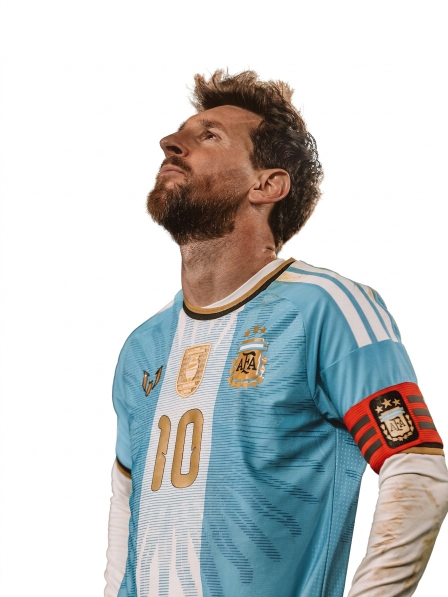
#> input picture 05-design/shared/subscription-cards/photos/originals/001-argentina-kit-10.jpg, 896 x 1194 px (shown at 1/2 size)
$ python cutout-white.py originals/001-argentina-kit-10.jpg
#> lines starting #> are read from the running program, lines starting #| are printed output that depends on the picture; after the words box and inside, x2 and y2 are one past the last pixel; in counts of white or black regions, pixels touching at a corner belong together
"""Cut a photo out of its plain white background (no AI model needed).
Usage: python3 cutout-white.py [--holes N] originals/001-....jpg [more files]  ->  transparent/<name>.png
--holes N also clears enclosed white areas of at least N pixels (the gap between an arm and the body).
Floods inward from the image border through near-white pixels, so white shirts and teeth inside the
person are kept. The edge is eroded 1 px and softened, and white fringe is removed from edge pixels."""
import sys
from pathlib import Path
import numpy as np
from PIL import Image, ImageFilter
from scipy.ndimage import label, binary_erosion

OUT = Path(__file__).resolve().parent / "transparent"
OUT.mkdir(exist_ok=True)
LIMIT = 238  # a pixel counts as background when its darkest channel is at least this bright

args = sys.argv[1:]
HOLES = 0
if args[:1] == ["--holes"]:
    HOLES, args = int(args[1]), args[2:]

for src in args:
    rgb = np.asarray(Image.open(src).convert("RGB")).astype(np.float32)
    near_white = rgb.min(axis=2) >= LIMIT
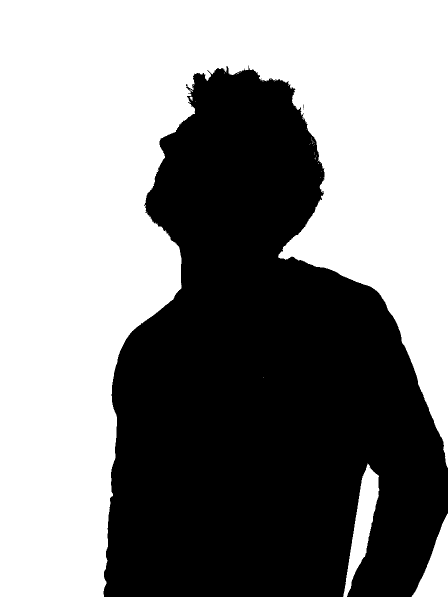
#> near_white: shape (1194, 896) bool (shown at 1/2 size); 54.2% white; 6 black regions (5 under 20 px), largest, box (x1, y1, x2, y2) and area: (207, 131, 896, 1194) 489884
    regions, _ = label(near_white)
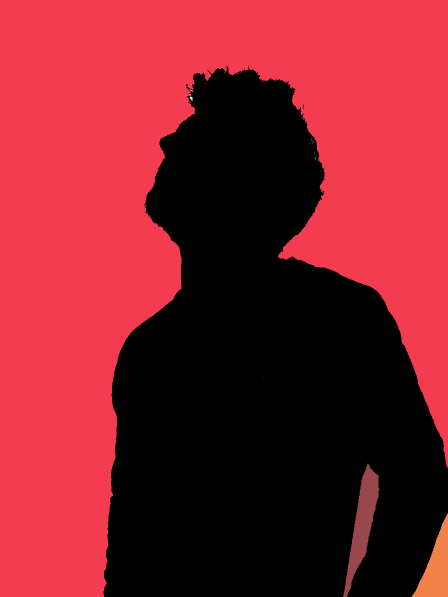
#> regions: shape (1194, 896) int32 (shown at 1/2 size); 63 distinct labels, from 0 to 62; one colour per label, 0 black
    border = np.unique(np.concatenate([regions[0], regions[-1], regions[:, 0], regions[:, -1]]))
#> border = [0, 1, 61, 62]
    bg = np.isin(regions, border[border != 0])
#> bg: shape (1194, 896) bool; 54.2% white; 6 black regions (5 under 20 px), largest, box (x1, y1, x2, y2) and area: (207, 131, 896, 1194) 490004
    if HOLES:
        sizes = np.bincount(regions.ravel())
        bg |= np.isin(regions, np.flatnonzero(sizes >= HOLES)[1:])
    person = ~bg
    person = binary_erosion(person, iterations=1)
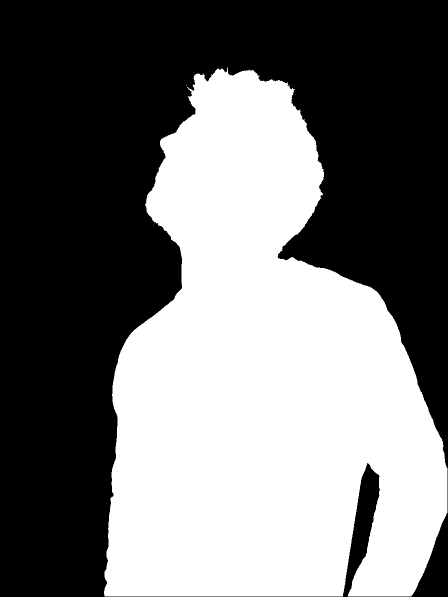
#> person: shape (1194, 896) bool (shown at 1/2 size); 45.4% white; 3 white regions (2 under 20 px), largest, box (x1, y1, x2, y2) and area: (208, 134, 895, 1193) 486055
    alpha = Image.fromarray((person * 255).astype(np.uint8)).filter(ImageFilter.GaussianBlur(1.1))
    a = np.asarray(alpha).astype(np.float32) / 255
    # un-mix the white that bled into soft edge pixels
    edge = (a > 0) & (a < 1)
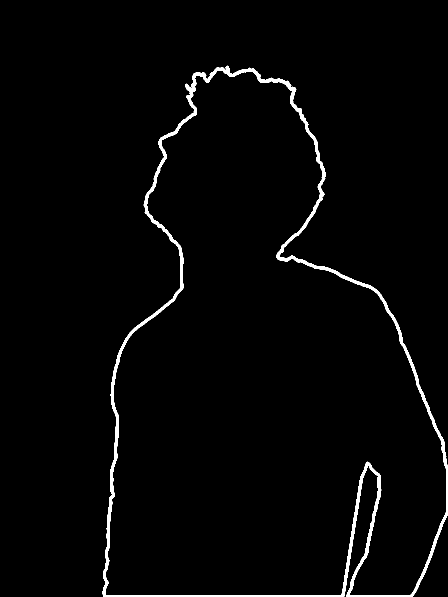
#> edge: shape (1194, 896) bool (shown at 1/2 size); 2.1% white; 1 white region, box (x1, y1, x2, y2) and area: (205, 131, 896, 1194) 21991
    out = rgb.copy()
    out[edge] = np.clip((rgb[edge] - 255 * (1 - a[edge, None])) / np.maximum(a[edge, None], 0.35), 0, 255)
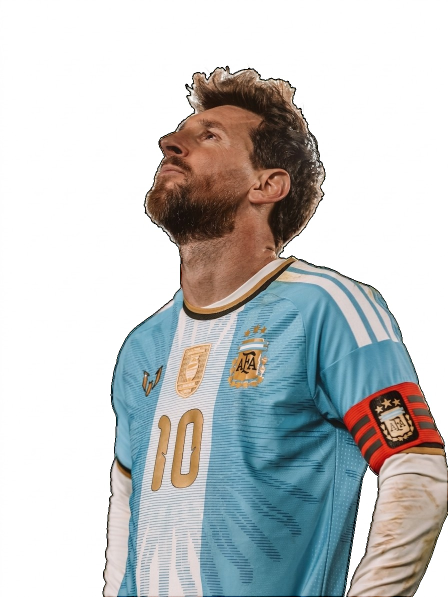
#> out: shape (1194, 896, 3) float32 (shown at 1/2 size); mean R, G, B 196, 198.9, 198.7
    rgba = np.dstack([out, a * 255]).astype(np.uint8)
    Image.fromarray(rgba, "RGBA").save(OUT / (Path(src).stem + ".png"), optimize=True)
    print(OUT / (Path(src).stem + ".png"))

$ run again, on 05-design/shared/subscription-cards/photos/originals/004-barcelona-captain.jpg
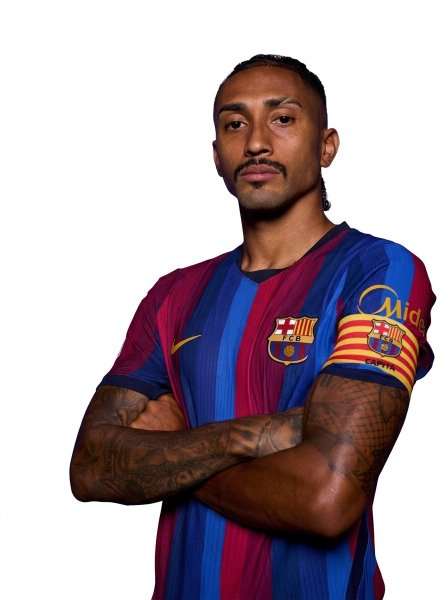
#> input picture 05-design/shared/subscription-cards/photos/originals/004-barcelona-captain.jpg, 896 x 1200 px (shown at 1/2 size)
#> near_white: shape (1200, 896) bool; 55.9% white; 2 black regions (1 under 20 px), largest, box (x1, y1, x2, y2) and area: (138, 107, 873, 1200) 473946
#> `regions, _ = label(near_white)`:
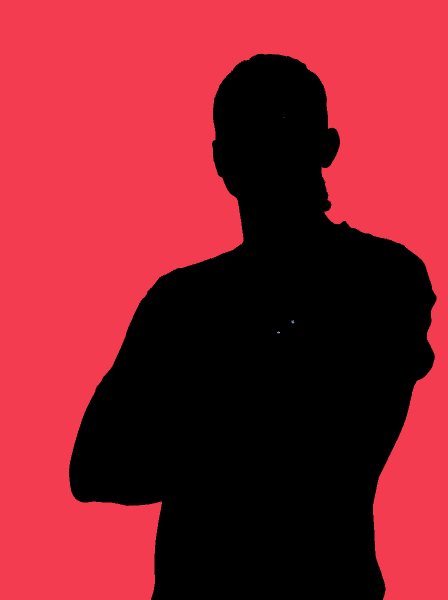
#> regions: shape (1200, 896) int32 (shown at 1/2 size); 12 distinct labels, from 0 to 11; one colour per label, 0 black
#> border = [0, 1]
#> bg: shape (1200, 896) bool; 55.9% white; 2 black regions (1 under 20 px), largest, box (x1, y1, x2, y2) and area: (138, 107, 873, 1200) 473989
#> `edge = (a > 0) & (a < 1)`:
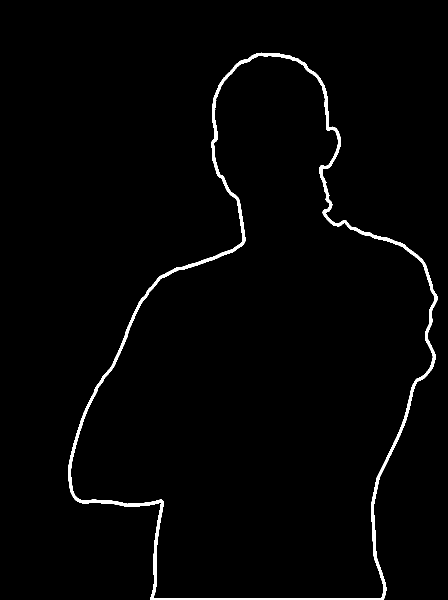
#> edge: shape (1200, 896) bool (shown at 1/2 size); 1.8% white; 1 white region, box (x1, y1, x2, y2) and area: (136, 105, 875, 1200) 18958
